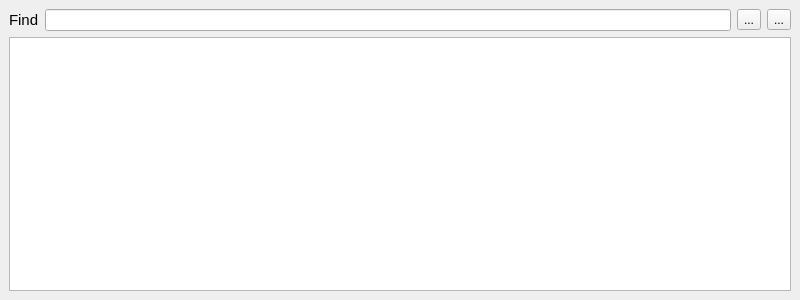
<?xml version="1.0" encoding="UTF-8"?>
<ui version="4.0">
 <class>ConsoleWidget</class>
 <widget class="QWidget" name="ConsoleWidget">
  <property name="windowModality">
   <enum>Qt::WindowModality::NonModal</enum>
  </property>
  <property name="geometry">
   <rect>
    <x>0</x>
    <y>0</y>
    <width>800</width>
    <height>300</height>
   </rect>
  </property>
  <property name="windowTitle">
   <string>Form</string>
  </property>
  <layout class="QHBoxLayout" name="horizontalLayout">
   <property name="spacing">
    <number>0</number>
   </property>
   <property name="leftMargin">
    <number>0</number>
   </property>
   <property name="topMargin">
    <number>0</number>
   </property>
   <property name="rightMargin">
    <number>0</number>
   </property>
   <property name="bottomMargin">
    <number>0</number>
   </property>
   <item>
    <widget class="QWidget" name="widget" native="true">
     <layout class="QHBoxLayout" name="horizontalLayout_3">
      <item>
       <layout class="QVBoxLayout" name="verticalLayout">
        <item>
         <widget class="QWidget" name="widget_2" native="true">
          <layout class="QHBoxLayout" name="horizontalLayout_2">
           <property name="spacing">
            <number>6</number>
           </property>
           <property name="leftMargin">
            <number>0</number>
           </property>
           <property name="topMargin">
            <number>0</number>
           </property>
           <property name="rightMargin">
            <number>0</number>
           </property>
           <property name="bottomMargin">
            <number>0</number>
           </property>
           <item>
            <widget class="QLabel" name="label">
             <property name="font">
              <font>
               <pointsize>11</pointsize>
              </font>
             </property>
             <property name="text">
              <string>Find</string>
             </property>
            </widget>
           </item>
           <item>
            <widget class="QLineEdit" name="find"/>
           </item>
           <item>
            <widget class="QToolButton" name="previous">
             <property name="text">
              <string>...</string>
             </property>
             <property name="shortcut">
              <string>Shift+F3</string>
             </property>
            </widget>
           </item>
           <item>
            <widget class="QToolButton" name="next">
             <property name="text">
              <string>...</string>
             </property>
             <property name="shortcut">
              <string>F3</string>
             </property>
            </widget>
           </item>
          </layout>
         </widget>
        </item>
        <item>
         <widget class="QPlainTextEdit" name="log">
          <property name="font">
           <font>
            <pointsize>10</pointsize>
           </font>
          </property>
          <property name="readOnly">
           <bool>true</bool>
          </property>
         </widget>
        </item>
       </layout>
      </item>
     </layout>
    </widget>
   </item>
  </layout>
 </widget>
 <resources/>
 <connections/>
</ui>
